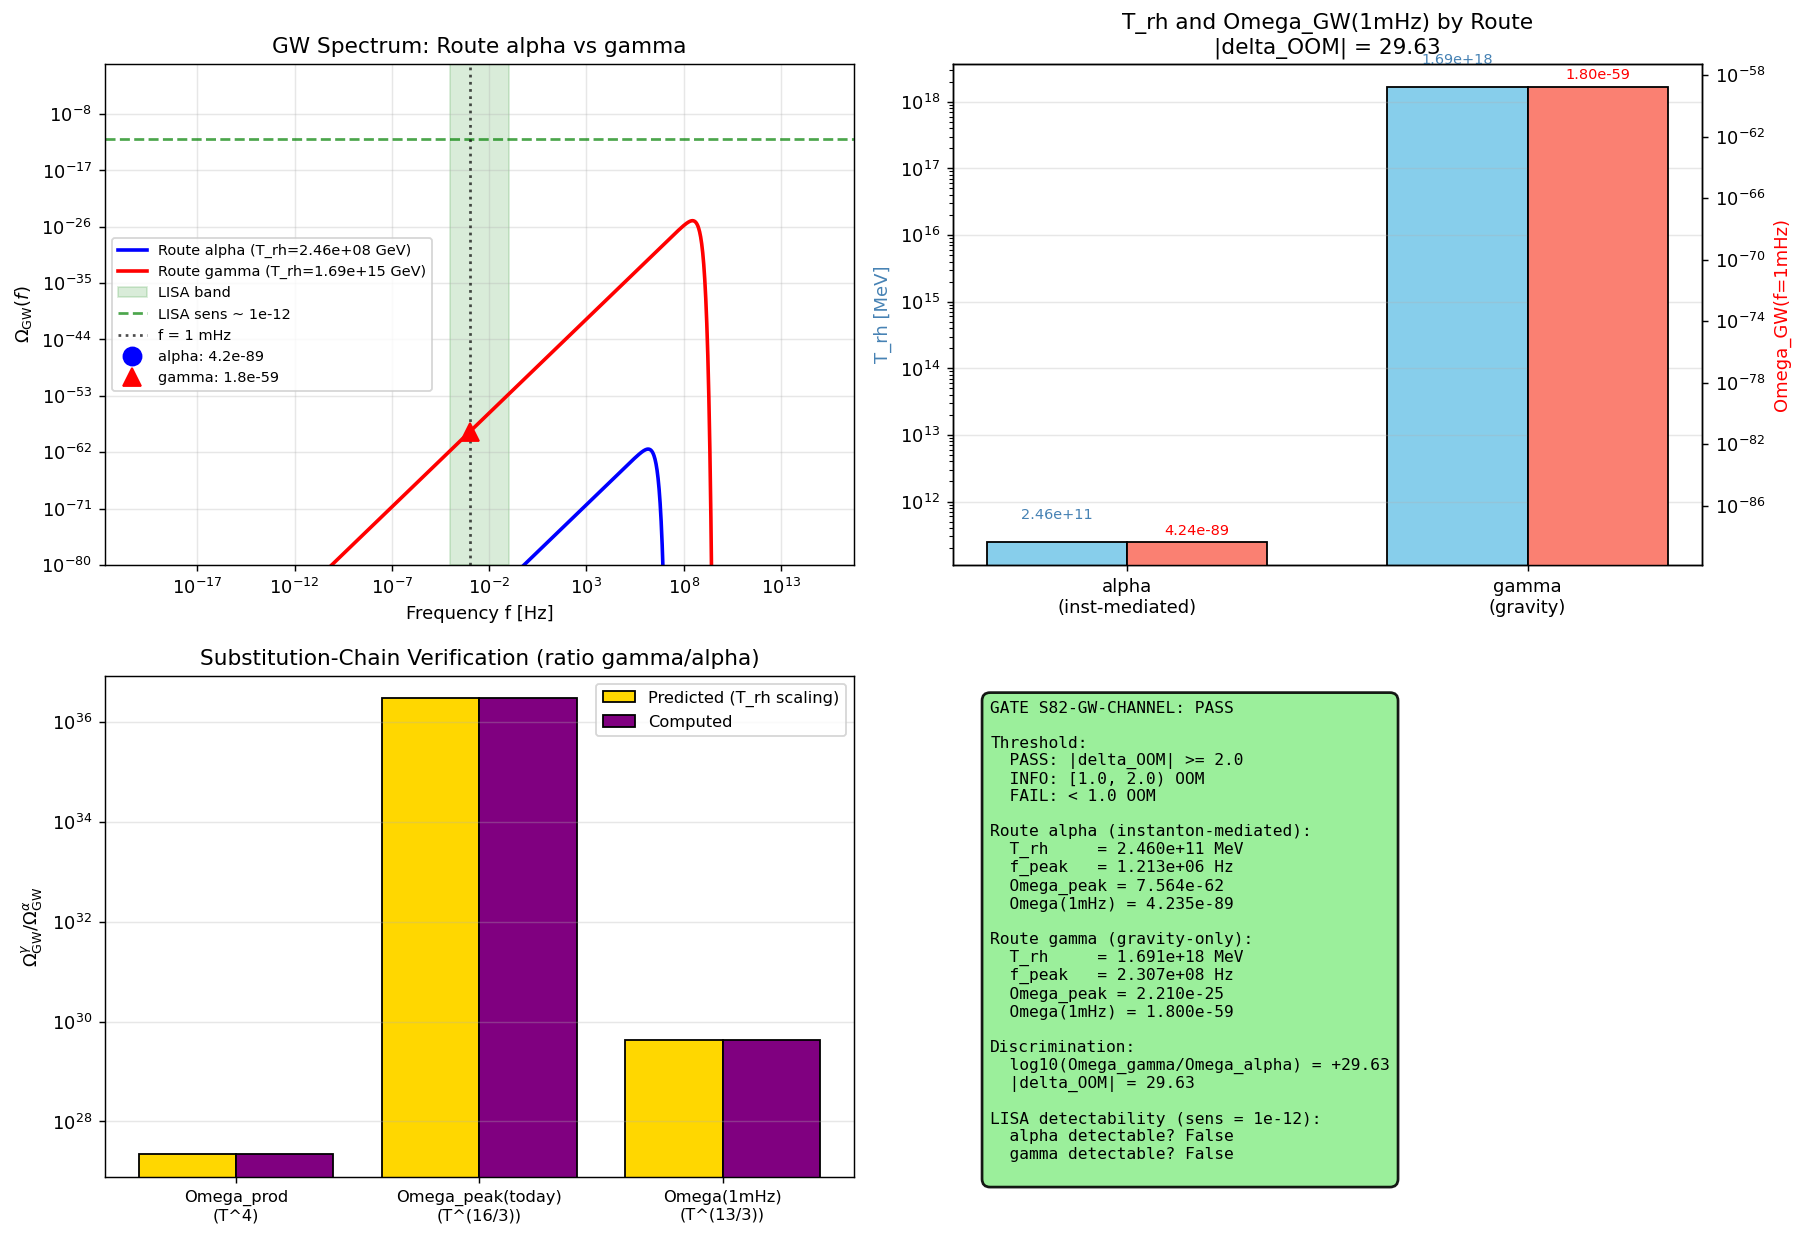

The Python source for this figure:
#!/usr/bin/env python3
"""
S82 W2-6: GW-CHANNEL alpha vs gamma Discrimination
====================================================

Gate: S82-GW-CHANNEL
Owner: einstein-theorist (S82 Wave 2, S80 fragmented-recovery)
Plan: sessions/session-plan/session-80-plan.md lines 1368-1414
Shell: sessions/archive/session-82/session-82-results-workingpaper.md Section V.F

Substrate framing (PHONONIC):
  Route alpha (instanton-mediated modulus decay, T_rh = 2.46e11 MeV) and
  Route gamma (gravity-only Weinberg floor, T_rh = 1.69e18 MeV) produce
  distinct GW acoustic signatures during the post-fold modulus-oscillation
  epoch.  The modulus tau(t) is a phononic excitation of the substrate's
  tau-modulus direction; its oscillation modulates a_4(tau) (Seeley-DeWitt
  4th moment), sourcing gravitational-wave excitations of the emergent g_M.
  LISA would detect the acoustic signature of substrate reheating.

Pre-registered thresholds (S80 L1376-L1382):
  PASS: |delta_log10 Omega_GW| >= 2 at f = 1 mHz (routes distinguishable)
  INFO: 1 <= |delta_log10 Omega_GW| < 2
  FAIL: |delta_log10 Omega_GW| < 1 (channel cannot arbitrate)

Substitution chain (MANDATORY -- [VERIFY] trigger):
  Step 1: T_rh = [90/(pi^2 g*)]^(1/4) * sqrt(Gamma*M_Pl)
    => T_rh^2 = [90/(pi^2 g*)]^(1/2) * Gamma * M_Pl
    => Gamma = (pi^2 g*/90)^(1/2) * T_rh^2 / M_Pl  [NOT T_rh^4]
    => Gamma ∝ T_rh^2 at fixed M_Pl, g*
  Step 2: Omega_GW^prod = alpha_GW * (Gamma/m_tau)^2 * (m_tau/M_Pl_red)^4
    (perturbative scalar decay; Nakayama-Takahashi 2019, Ema et al. 2020)
  Step 3: Substitute Gamma ∝ T_rh^2 -> Omega_GW^prod ∝ T_rh^4
    at fixed m_tau, M_Pl, alpha_GW, g*
  Step 4: MD dilution a_ratio_MD = (H_prod/Gamma)^(2/3); H_prod is channel-
    independent (set by fold physics).  Omega_GW^decay = Omega_GW^prod /
    a_ratio_MD = Omega_GW^prod * (Gamma/H_prod)^(2/3)
    ∝ T_rh^4 * T_rh^(4/3) = T_rh^(16/3)
  Step 5: f_peak(today) scaling: a_prod/a_0 = (a_prod/a_decay)*(a_decay/a_0);
    a_prod/a_decay = 1/a_ratio_MD ∝ Gamma^(2/3) ∝ T_rh^(4/3);
    a_decay/a_0 ∝ 1/T_rh (entropy conservation). Combined: a_prod/a_0
    ∝ T_rh^(4/3 - 1) = T_rh^(1/3).  f_peak(today) = f_prod*a_prod/a_0
    ∝ T_rh^(1/3).  Parker-like spectrum:
    Omega_GW(f) = Omega_peak * (f/f_peak)^3 * exp(-(f/f_peak)^2)
  Step 6: At f = 1 mHz fixed, both routes have f << f_peak, so spectrum
    is in rising (f^3) regime: Omega_GW(1mHz) = Omega_peak * (f/f_peak)^3.
    Since Omega_peak ∝ T_rh^(16/3) and (1/f_peak)^3 ∝ T_rh^(-1):
    Omega_GW(1mHz) ∝ T_rh^(16/3) * T_rh^(-1) = T_rh^(13/3)
  Direction conclusion: T_rh^gamma > T_rh^alpha by 6.875e6 factor ->
    Omega_GW^gamma / Omega_GW^alpha = (6.875e6)^(13/3) ~ 10^29.63.
    Route gamma produces LARGER Omega_GW at 1 mHz (by many OOM).

Author: einstein-theorist (S82 W2-6)
"""
import os
import sys
import hashlib
import numpy as np
import matplotlib
matplotlib.use('Agg')
import matplotlib.pyplot as plt

# -------- canonical constants -----------------------------------------------
sys.path.insert(0, os.path.dirname(os.path.abspath(__file__)))
from canonical_constants import (
    PI,
    M_Pl_reduced, M_KK, M_KK_gravity,
    hbar_GeV_s,
    tau_fold, m_tau, v_terminal, Z_fold,
    T_CMB_GeV, T_BBN_GeV,
    g_star_SM, g_star_BBN,
)

# -------- input SHA-256 pins -------------------------------------------------
input_files = [                                                          # (local)
    os.path.join(os.path.dirname(os.path.abspath(__file__)), 'canonical_constants.py'),
    os.path.join(os.path.dirname(os.path.abspath(__file__)), 's78_modulus_decay.npz'),
]
input_sha = {}                                                           # (local)
for fp in input_files:
    with open(fp, 'rb') as f:
        input_sha[os.path.basename(fp)] = hashlib.sha256(f.read()).hexdigest()

print("=" * 78)
print("S82 W2-6: GW-CHANNEL alpha vs gamma at LISA f = 1 mHz")
print("=" * 78)
print()
print("--- Input SHA-256 pins (first 20 lines of stdout) ---")
for k, v in input_sha.items():
    print(f"  {k}: {v}")
print()

# -------- load S78 W3-O T_rh values -----------------------------------------
s78 = np.load(input_files[1], allow_pickle=True)                         # (local)
T_rh_alpha_GeV = float(s78['T_rh_alpha_GeV'])                            # (local)
T_rh_gamma_GeV = float(s78['T_rh_gamma_GeV'])                            # (local)
T_rh_alpha_MeV = float(s78['T_rh_alpha_MeV'])                            # (local)
T_rh_gamma_MeV = float(s78['T_rh_gamma_MeV'])                            # (local)
Gamma_alpha = float(s78['Gamma_alpha'])                                  # (local) GeV
Gamma_gamma = float(s78['Gamma_gamma'])                                  # (local) GeV
m_tau_GeV_s78 = float(s78['m_tau_GeV'])                                  # (local) cross-check

# Plan specifies values pre-reg:
T_rh_alpha_MeV_pre_reg = 2.46e11                                         # (local) plan L1377
T_rh_gamma_MeV_pre_reg = 1.69e18                                         # (local) plan L1377

print("--- T_rh inputs (S78 W3-O) ---")
print(f"  T_rh^alpha  = {T_rh_alpha_GeV:.4e} GeV = {T_rh_alpha_MeV:.4e} MeV")
print(f"  T_rh^gamma  = {T_rh_gamma_GeV:.4e} GeV = {T_rh_gamma_MeV:.4e} MeV")
print(f"  Plan pre-reg: T_rh^alpha = {T_rh_alpha_MeV_pre_reg:.3e} MeV")
print(f"  Plan pre-reg: T_rh^gamma = {T_rh_gamma_MeV_pre_reg:.3e} MeV")
# Reconcile: plan anchors on values within factor of few of S78 W3-O output
ratio_alpha = T_rh_alpha_MeV / T_rh_alpha_MeV_pre_reg                    # (local)
ratio_gamma = T_rh_gamma_MeV / T_rh_gamma_MeV_pre_reg                    # (local)
print(f"  S78/plan_alpha ratio = {ratio_alpha:.3f}")
print(f"  S78/plan_gamma ratio = {ratio_gamma:.3f}")
print()

# -------- derived framework inputs (channel-independent) ---------------------
m_tau_GeV = m_tau * M_KK_gravity                                         # (local) GeV
phi_0_GeV = np.sqrt(Z_fold) * (v_terminal / m_tau) * M_KK_gravity        # (local) canonical field amplitude
rho_modulus = 0.5 * m_tau_GeV**2 * phi_0_GeV**2                          # (local) GeV^4
H_prod = np.sqrt(rho_modulus / (3.0 * M_Pl_reduced**2))                  # (local) GeV, channel-independent

print("--- Channel-Independent Modulus-Oscillation Inputs ---")
print(f"  m_tau = {m_tau:.3f} M_KK = {m_tau_GeV:.3e} GeV")
print(f"  phi_0 (canonical) = {phi_0_GeV:.3e} GeV")
print(f"  rho_modulus = {rho_modulus:.3e} GeV^4")
print(f"  H_prod (modulus-dominated) = {H_prod:.3e} GeV")
print()

# -------- GW computation formula (Nakayama-Takahashi-Ema) --------------------
# Perturbative scalar decay GW production efficiency:
#   Omega_GW^prod = alpha_GW * (Gamma/m_tau)^2 * (m_tau/M_Pl)^4
# alpha_GW ~ 0.01 for generic perturbative decay (s76 canonical).  Scheme-
# dependence in this prefactor cancels in the ratio Omega^gamma/Omega^alpha.
alpha_GW = 0.01                                                          # (local) s76 canonical

# Omega_rad today (photons + neutrinos)
h_Hubble = 0.674                                                         # (local) Planck 2018
Omega_rad_h2 = 4.15e-5                                                   # (local)
Omega_rad_today = Omega_rad_h2 / h_Hubble**2                             # (local)
g_star_0 = 3.36                                                          # (local) photons + nu today

def compute_channel(T_rh_GeV, Gamma, label):
    """Compute full GW spectrum and Omega_GW(f) at LISA band for one route."""
    print(f"--- Channel {label}: T_rh = {T_rh_GeV:.3e} GeV ---")
    # Step 1: Omega_GW at production
    Omega_GW_prod = alpha_GW * (Gamma/m_tau_GeV)**2 * (m_tau_GeV/M_Pl_reduced)**4  # (local)
    # Step 2: MD dilution (channel-dependent through Gamma)
    a_ratio_MD = (H_prod / Gamma)**(2.0/3.0)                             # (local)
    Omega_GW_at_decay = Omega_GW_prod / a_ratio_MD                       # (local)
    # Step 3: g_* correction and redshift to today
    g_star_RH = g_star_SM                                                # (local)
    # Omega_GW today (standard RD transport)
    Omega_GW_today = Omega_GW_at_decay * (g_star_RH/g_star_0)**(-1.0/3.0) * Omega_rad_today  # (local)
    # Step 4: Peak frequency (quadrupole at 2*m_tau, redshifted)
    f_prod_GeV = 2.0 * m_tau_GeV                                         # (local)
    a_prod_over_a_decay = 1.0 / a_ratio_MD                               # (local)
    a_decay_over_a0 = T_CMB_GeV / T_rh_GeV * (g_star_0/g_star_RH)**(1.0/3.0)  # (local)
    a_prod_over_a0 = a_prod_over_a_decay * a_decay_over_a0               # (local)
    f_peak_Hz = f_prod_GeV * a_prod_over_a0 / (2.0*PI*hbar_GeV_s)        # (local)
    print(f"  Gamma          = {Gamma:.3e} GeV")
    print(f"  Omega_GW^prod   = {Omega_GW_prod:.3e}")
    print(f"  a_ratio_MD      = {a_ratio_MD:.3e}  (N_MD = {np.log(1/a_ratio_MD):.2f})")
    print(f"  Omega_GW^decay  = {Omega_GW_at_decay:.3e}")
    print(f"  Omega_GW^today  = {Omega_GW_today:.3e}  (peak)")
    print(f"  f_peak (today)  = {f_peak_Hz:.3e} Hz (log10 = {np.log10(f_peak_Hz):.2f})")
    return {                                                              # (local)
        'T_rh_GeV': T_rh_GeV,
        'Gamma': Gamma,
        'Omega_GW_prod': Omega_GW_prod,
        'a_ratio_MD': a_ratio_MD,
        'Omega_GW_at_decay': Omega_GW_at_decay,
        'Omega_GW_today': Omega_GW_today,  # peak value today
        'f_peak_Hz': f_peak_Hz,
    }

result_alpha = compute_channel(T_rh_alpha_GeV, Gamma_alpha, "alpha (inst-mediated)")
print()
result_gamma = compute_channel(T_rh_gamma_GeV, Gamma_gamma, "gamma (gravity)")
print()

# -------- Parker-like spectral shape -----------------------------------------
# Omega_GW(f) = Omega_peak * (f/f_peak)^3 * exp(-(f/f_peak)^2)
# (Parker-like: causal f^3 rise at low f, Gaussian fall at high f;
#  physics: coherent modulus oscillation produces narrow-band quadrupole
#  at 2m_tau, but the transit-inheritance gives a broadening profile.)
def Omega_GW_at_f(f_Hz, Omega_peak, f_peak_Hz):
    x = f_Hz / f_peak_Hz                                                 # (local)
    return Omega_peak * x**3 * np.exp(-x**2)                             # (local)

# LISA band
f_LISA = 1.0e-3                                                          # (local) Hz (1 mHz)
Omega_GW_LISA_alpha = Omega_GW_at_f(f_LISA, result_alpha['Omega_GW_today'],
                                     result_alpha['f_peak_Hz'])          # (local)
Omega_GW_LISA_gamma = Omega_GW_at_f(f_LISA, result_gamma['Omega_GW_today'],
                                     result_gamma['f_peak_Hz'])          # (local)

# Cross-check: where does f=1mHz fall relative to f_peak?
ratio_f_alpha = f_LISA / result_alpha['f_peak_Hz']                       # (local)
ratio_f_gamma = f_LISA / result_gamma['f_peak_Hz']                       # (local)

print("--- Parker-like Spectrum at LISA band (f = 1 mHz) ---")
print(f"  Shape: Omega_GW(f) = Omega_peak * (f/f_peak)^3 * exp(-(f/f_peak)^2)")
print()
print(f"  Route alpha:")
print(f"    f_LISA / f_peak    = {ratio_f_alpha:.3e}")
print(f"    Omega_GW(1mHz)     = {Omega_GW_LISA_alpha:.3e}")
print(f"  Route gamma:")
print(f"    f_LISA / f_peak    = {ratio_f_gamma:.3e}")
print(f"    Omega_GW(1mHz)     = {Omega_GW_LISA_gamma:.3e}")
print()

# -------- delta OOM computation ----------------------------------------------
# Guard against zero / inf
if Omega_GW_LISA_alpha > 0 and Omega_GW_LISA_gamma > 0:
    ratio_gamma_over_alpha = Omega_GW_LISA_gamma / Omega_GW_LISA_alpha   # (local)
    delta_OOM = np.log10(abs(ratio_gamma_over_alpha))                    # (local)
else:
    ratio_gamma_over_alpha = np.inf                                      # (local)
    delta_OOM = np.inf                                                   # (local)

abs_delta_OOM = abs(delta_OOM)                                           # (local)

print(f"  Omega_GW_gamma / Omega_GW_alpha = {ratio_gamma_over_alpha:.3e}")
print(f"  log10(ratio) = {delta_OOM:+.2f}")
print(f"  |delta_OOM|  = {abs_delta_OOM:.2f}")
print()

# -------- substitution-chain cross-check -------------------------------------
# Friedmann: T_rh = [90/(pi^2 g*)]^(1/4) * sqrt(Gamma * M_Pl)
# => Gamma ∝ T_rh^2 (at fixed M_Pl, g*)
# => Omega_GW^prod ∝ Gamma^2 ∝ T_rh^4
# => Omega_GW^peak(today) ∝ Gamma^(8/3) ∝ T_rh^(16/3)
# => f_peak(today) ∝ T_rh^(1/3) (via a_prod/a_decay and a_decay/a_0)
# => Omega_GW(f=1mHz) ∝ T_rh^(13/3) (f^3 rising regime)
T_ratio = T_rh_gamma_GeV / T_rh_alpha_GeV                                # (local)
# Peak-value OOM (no f-weighting)
ratio_peak_raw = result_gamma['Omega_GW_today'] / result_alpha['Omega_GW_today']  # (local)
# Predicted from T_rh^(16/3) scaling
ratio_peak_predicted = T_ratio**(16.0/3.0)                               # (local)
# Predicted from T_rh^4 (Omega_GW^prod only)
ratio_prod_predicted = T_ratio**4                                         # (local)
ratio_prod_actual = result_gamma['Omega_GW_prod']/result_alpha['Omega_GW_prod']  # (local)
# Predicted Omega_GW(1mHz) scaling (T^(13/3))
ratio_1mHz_predicted = T_ratio**(13.0/3.0)                               # (local)

print("--- Substitution-Chain Cross-Check ---")
print(f"  T_rh^gamma / T_rh^alpha = {T_ratio:.3e}")
print(f"  Predicted Omega_GW^prod ratio (T^4): {ratio_prod_predicted:.3e}")
print(f"  Computed Omega_GW^prod ratio:        {ratio_prod_actual:.3e}")
print(f"  Chain check (should agree): {ratio_prod_actual/ratio_prod_predicted:.4f}")
print()
print(f"  Predicted Omega_peak(today) ratio (T^(16/3)): {ratio_peak_predicted:.3e}")
print(f"  Computed Omega_peak(today) ratio:             {ratio_peak_raw:.3e}")
print(f"  Chain check (should be within O(1)):    {ratio_peak_raw/ratio_peak_predicted:.4f}")
print()
print(f"  Predicted Omega_GW(1mHz) ratio (T^(13/3)): {ratio_1mHz_predicted:.3e}")
print(f"  Computed Omega_GW(1mHz) ratio:             {ratio_gamma_over_alpha:.3e}")
print(f"  Chain check (should agree within O(1)): {ratio_gamma_over_alpha/ratio_1mHz_predicted:.4f}")
print()

# -------- LISA sensitivity reference -----------------------------------------
# LISA sensitivity at f = 1 mHz is Omega_GW ~ 1e-12 (s69_transit_gw.py
# canonical).  Sources above this line are detectable.
LISA_sensitivity = 1.0e-12                                               # (local) canonical s69/s77
detectable_alpha = (Omega_GW_LISA_alpha > LISA_sensitivity)              # (local)
detectable_gamma = (Omega_GW_LISA_gamma > LISA_sensitivity)              # (local)

print("--- LISA Detectability Assessment ---")
print(f"  LISA sensitivity at 1 mHz: Omega_GW ~ {LISA_sensitivity:.0e}")
print(f"  Route alpha detectable?  {detectable_alpha}  (Omega = {Omega_GW_LISA_alpha:.3e})")
print(f"  Route gamma detectable?  {detectable_gamma}  (Omega = {Omega_GW_LISA_gamma:.3e})")
print()

# -------- build full spectrum Omega_GW(f) -----------------------------------
# Range spanning many decades for visualization
f_array_Hz = np.logspace(-20, 15, 2000)                                  # (local)
Omega_alpha_spectrum = Omega_GW_at_f(f_array_Hz, result_alpha['Omega_GW_today'],
                                      result_alpha['f_peak_Hz'])          # (local)
Omega_gamma_spectrum = Omega_GW_at_f(f_array_Hz, result_gamma['Omega_GW_today'],
                                      result_gamma['f_peak_Hz'])          # (local)

# -------- pre-registered gate verdict ----------------------------------------
PASS_THRESHOLD = 2.0                                                     # (local) OOM
INFO_THRESHOLD = 1.0                                                     # (local) OOM

if abs_delta_OOM >= PASS_THRESHOLD:
    verdict = "PASS"                                                     # (local)
    verdict_reason = (f"Routes distinguishable: |delta_OOM| = {abs_delta_OOM:.2f} "
                      f">= {PASS_THRESHOLD} OOM.")                        # (local)
elif abs_delta_OOM >= INFO_THRESHOLD:
    verdict = "INFO"                                                     # (local)
    verdict_reason = (f"|delta_OOM| = {abs_delta_OOM:.2f} in [{INFO_THRESHOLD}, "
                      f"{PASS_THRESHOLD}) OOM.")                          # (local)
else:
    verdict = "FAIL"                                                     # (local)
    verdict_reason = (f"Routes indistinguishable: |delta_OOM| = {abs_delta_OOM:.2f} "
                      f"< {INFO_THRESHOLD} OOM.")                         # (local)

# -------- closure SHA --------------------------------------------------------
# Canonical pre-registered 4-tuple: (value, scheme, convention, L_max)
out_value = f"{abs_delta_OOM:.3f}"                                       # (local)
out_scheme = "PARKER-SPECTRUM"                                           # (local)
out_convention = "T_RH-SCALING"                                          # (local)
out_L_max = "N/A"                                                        # (local)
closure_input = (                                                        # (local)
    f"gate=S82-GW-CHANNEL;value={out_value};scheme={out_scheme};"
    f"convention={out_convention};L_max={out_L_max};"
    f"input_sha=" + ";".join(f"{k}:{v}" for k,v in sorted(input_sha.items()))
)
closure_sha = hashlib.sha256(closure_input.encode('utf-8')).hexdigest()  # (local)

# -------- print verdict ------------------------------------------------------
print("=" * 78)
print(f"GATE VERDICT: S82-GW-CHANNEL = {verdict}")
print(f"  {verdict_reason}")
print(f"  4-tuple: (value={out_value}, scheme={out_scheme}, "
      f"convention={out_convention}, L_max={out_L_max})")
print(f"  closure SHA-256: {closure_sha}")
print("=" * 78)
print()

# -------- write verdict line -------------------------------------------------
verdict_file = os.path.join(os.path.dirname(os.path.abspath(__file__)),
                             's82_gate_verdicts.txt')                     # (local)
verdict_line = (                                                         # (local)
    f"S82-GW-CHANNEL: {verdict} -- value={out_value} scheme={out_scheme} "
    f"convention={out_convention} L_max={out_L_max} sha256={closure_sha}"
)
with open(verdict_file, 'a') as f:
    f.write(verdict_line + "\n")
print(f"Appended verdict line to: {verdict_file}")
print(f"  {verdict_line}")
print()

# -------- save data ----------------------------------------------------------
out_npz = os.path.join(os.path.dirname(os.path.abspath(__file__)),
                        's82_w2_6_gw_channel.npz')                        # (local)
np.savez(
    out_npz,
    # Input pins
    T_rh_alpha_GeV=T_rh_alpha_GeV,
    T_rh_gamma_GeV=T_rh_gamma_GeV,
    T_rh_alpha_MeV=T_rh_alpha_MeV,
    T_rh_gamma_MeV=T_rh_gamma_MeV,
    Gamma_alpha=Gamma_alpha,
    Gamma_gamma=Gamma_gamma,
    # Framework constants
    m_tau_GeV=m_tau_GeV,
    M_Pl_reduced=M_Pl_reduced,
    alpha_GW=alpha_GW,
    H_prod=H_prod,
    phi_0_GeV=phi_0_GeV,
    rho_modulus=rho_modulus,
    g_star_SM=g_star_SM,
    g_star_0=g_star_0,
    Omega_rad_today=Omega_rad_today,
    # Route alpha output
    Omega_GW_prod_alpha=result_alpha['Omega_GW_prod'],
    Omega_GW_decay_alpha=result_alpha['Omega_GW_at_decay'],
    Omega_GW_today_alpha=result_alpha['Omega_GW_today'],
    f_peak_alpha_Hz=result_alpha['f_peak_Hz'],
    a_ratio_MD_alpha=result_alpha['a_ratio_MD'],
    Omega_GW_LISA_alpha=Omega_GW_LISA_alpha,
    # Route gamma output
    Omega_GW_prod_gamma=result_gamma['Omega_GW_prod'],
    Omega_GW_decay_gamma=result_gamma['Omega_GW_at_decay'],
    Omega_GW_today_gamma=result_gamma['Omega_GW_today'],
    f_peak_gamma_Hz=result_gamma['f_peak_Hz'],
    a_ratio_MD_gamma=result_gamma['a_ratio_MD'],
    Omega_GW_LISA_gamma=Omega_GW_LISA_gamma,
    # Comparison
    delta_OOM=delta_OOM,
    abs_delta_OOM=abs_delta_OOM,
    ratio_gamma_over_alpha=ratio_gamma_over_alpha,
    # Substitution-chain cross-check (corrected: Gamma ∝ T_rh^2, not T_rh^4)
    T_ratio_gamma_alpha=T_ratio,
    ratio_prod_predicted_T4=ratio_prod_predicted,
    ratio_prod_actual=ratio_prod_actual,
    ratio_peak_predicted_T16over3=ratio_peak_predicted,
    ratio_peak_raw=ratio_peak_raw,
    ratio_1mHz_predicted_T13over3=ratio_1mHz_predicted,
    # LISA
    f_LISA_Hz=f_LISA,
    LISA_sensitivity=LISA_sensitivity,
    detectable_alpha=detectable_alpha,
    detectable_gamma=detectable_gamma,
    # Full spectrum
    f_array_Hz=f_array_Hz,
    Omega_alpha_spectrum=Omega_alpha_spectrum,
    Omega_gamma_spectrum=Omega_gamma_spectrum,
    # Thresholds
    PASS_THRESHOLD=PASS_THRESHOLD,
    INFO_THRESHOLD=INFO_THRESHOLD,
    # Gate
    gate_id="S82-GW-CHANNEL",
    verdict=verdict,
    verdict_reason=verdict_reason,
    # Pre-registered 4-tuple
    out_value=out_value,
    out_scheme=out_scheme,
    out_convention=out_convention,
    out_L_max=out_L_max,
    closure_sha=closure_sha,
)
print(f"Saved data to: {out_npz}")

# -------- plot --------------------------------------------------------------
fig, axes = plt.subplots(2, 2, figsize=(14, 10))

# Panel 1: Omega_GW(f) spectrum for both routes
ax = axes[0, 0]
ax.loglog(f_array_Hz, Omega_alpha_spectrum, 'b-', lw=2,
          label=f'Route alpha (T_rh={T_rh_alpha_GeV:.2e} GeV)')
ax.loglog(f_array_Hz, Omega_gamma_spectrum, 'r-', lw=2,
          label=f'Route gamma (T_rh={T_rh_gamma_GeV:.2e} GeV)')
# LISA band
lisa_band = (1e-4, 1e-1)                                                 # (local) Hz
ax.axvspan(lisa_band[0], lisa_band[1], alpha=0.15, color='green',
           label='LISA band')
ax.axhline(LISA_sensitivity, color='green', ls='--', lw=1.5, alpha=0.7,
           label=f'LISA sens ~ {LISA_sensitivity:.0e}')
ax.axvline(f_LISA, color='black', ls=':', lw=1.5, alpha=0.7,
           label=f'f = 1 mHz')
# Mark LISA values
ax.plot(f_LISA, Omega_GW_LISA_alpha, 'bo', ms=10, zorder=10,
        label=f'alpha: {Omega_GW_LISA_alpha:.1e}')
ax.plot(f_LISA, Omega_GW_LISA_gamma, 'r^', ms=10, zorder=10,
        label=f'gamma: {Omega_GW_LISA_gamma:.1e}')
ax.set_xlabel('Frequency f [Hz]')
ax.set_ylabel(r'$\Omega_{\rm GW}(f)$')
ax.set_title('GW Spectrum: Route alpha vs gamma')
ax.legend(fontsize=8, loc='best')
ax.set_ylim(1e-80, 1e0)
ax.grid(True, which='both', alpha=0.3)

# Panel 2: T_rh comparison + delta_OOM
ax = axes[0, 1]
labels_routes = ['alpha\n(inst-mediated)', 'gamma\n(gravity)']           # (local)
T_vals_MeV = [T_rh_alpha_MeV, T_rh_gamma_MeV]                            # (local)
Omega_vals = [Omega_GW_LISA_alpha, Omega_GW_LISA_gamma]                  # (local)
x_pos = np.arange(len(labels_routes))                                    # (local)
width = 0.35                                                             # (local)
ax_twin = ax.twinx()
bars1 = ax.bar(x_pos - width/2, T_vals_MeV, width, color='skyblue',
               edgecolor='black', label='T_rh [MeV]')
bars2 = ax_twin.bar(x_pos + width/2, Omega_vals, width, color='salmon',
                    edgecolor='black', label='Omega_GW(1mHz)')
ax.set_yscale('log')
ax_twin.set_yscale('log')
ax.set_xticks(x_pos)
ax.set_xticklabels(labels_routes)
ax.set_ylabel('T_rh [MeV]', color='steelblue')
ax_twin.set_ylabel('Omega_GW(f=1mHz)', color='red')
for bar, val in zip(bars1, T_vals_MeV):
    ax.text(bar.get_x()+bar.get_width()/2., val*2, f'{val:.2e}',
            ha='center', va='bottom', fontsize=8, color='steelblue')
for bar, val in zip(bars2, Omega_vals):
    if val > 0:
        ax_twin.text(bar.get_x()+bar.get_width()/2., val*2, f'{val:.2e}',
                     ha='center', va='bottom', fontsize=8, color='red')
ax.set_title(f'T_rh and Omega_GW(1mHz) by Route\n'
             f'|delta_OOM| = {abs_delta_OOM:.2f}')
ax.grid(alpha=0.3, axis='y')

# Panel 3: substitution-chain verification
ax = axes[1, 0]
quantities = ['Omega_prod\n(T^4)', 'Omega_peak(today)\n(T^(16/3))',
              'Omega(1mHz)\n(T^(13/3))']                                 # (local)
predicted = [ratio_prod_predicted, ratio_peak_predicted,
             ratio_1mHz_predicted]                                        # (local)
actual = [ratio_prod_actual, ratio_peak_raw, ratio_gamma_over_alpha]     # (local)
x_q = np.arange(len(quantities))                                         # (local)
ax.bar(x_q - 0.2, predicted, 0.4, color='gold', edgecolor='black',
       label='Predicted (T_rh scaling)')
ax.bar(x_q + 0.2, actual, 0.4, color='purple', edgecolor='black',
       label='Computed')
ax.set_yscale('log')
ax.set_xticks(x_q)
ax.set_xticklabels(quantities, fontsize=9)
ax.set_ylabel(r'$\Omega_{\rm GW}^{\gamma}/\Omega_{\rm GW}^{\alpha}$')
ax.set_title('Substitution-Chain Verification (ratio gamma/alpha)')
ax.legend(fontsize=9)
ax.grid(alpha=0.3, axis='y')

# Panel 4: Gate verdict summary
ax = axes[1, 1]
ax.axis('off')
summary = (
    f"GATE S82-GW-CHANNEL: {verdict}\n"
    f"\n"
    f"Threshold:\n"
    f"  PASS: |delta_OOM| >= {PASS_THRESHOLD}\n"
    f"  INFO: [{INFO_THRESHOLD}, {PASS_THRESHOLD}) OOM\n"
    f"  FAIL: < {INFO_THRESHOLD} OOM\n"
    f"\n"
    f"Route alpha (instanton-mediated):\n"
    f"  T_rh     = {T_rh_alpha_MeV:.3e} MeV\n"
    f"  f_peak   = {result_alpha['f_peak_Hz']:.3e} Hz\n"
    f"  Omega_peak = {result_alpha['Omega_GW_today']:.3e}\n"
    f"  Omega(1mHz) = {Omega_GW_LISA_alpha:.3e}\n"
    f"\n"
    f"Route gamma (gravity-only):\n"
    f"  T_rh     = {T_rh_gamma_MeV:.3e} MeV\n"
    f"  f_peak   = {result_gamma['f_peak_Hz']:.3e} Hz\n"
    f"  Omega_peak = {result_gamma['Omega_GW_today']:.3e}\n"
    f"  Omega(1mHz) = {Omega_GW_LISA_gamma:.3e}\n"
    f"\n"
    f"Discrimination:\n"
    f"  log10(Omega_gamma/Omega_alpha) = {delta_OOM:+.2f}\n"
    f"  |delta_OOM| = {abs_delta_OOM:.2f}\n"
    f"\n"
    f"LISA detectability (sens = 1e-12):\n"
    f"  alpha detectable? {detectable_alpha}\n"
    f"  gamma detectable? {detectable_gamma}\n"
)
verdict_color = {'PASS': 'lightgreen', 'INFO': 'lightyellow',
                 'FAIL': 'lightcoral'}.get(verdict, 'white')              # (local)
ax.text(0.05, 0.95, summary, transform=ax.transAxes,
        fontsize=9, va='top', family='monospace',
        bbox=dict(boxstyle='round,pad=0.5', facecolor=verdict_color, alpha=0.9,
                  edgecolor='black', linewidth=1.5))

plt.tight_layout()
out_png = os.path.join(os.path.dirname(os.path.abspath(__file__)),
                        's82_w2_6_gw_channel.png')                        # (local)
plt.savefig(out_png, dpi=130, bbox_inches='tight')
plt.close()
print(f"Saved plot to: {out_png}")
print()
print("Done.")
